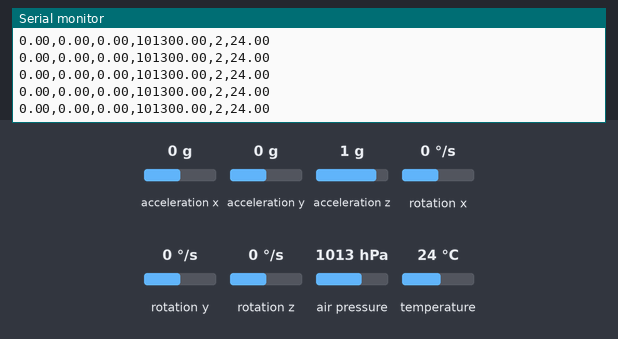
The sketch below on a simulated Arduino Uno, built with avr-gcc and run on an emulated ATmega328P. On the bench: the last lines printed to the serial monitor. The inputs (shaded band) are chosen by the test bench; at power-on: acceleration x 0 g, acceleration y 0 g, rotation z 0 °/s, air pressure 1013 hPa, acceleration z 1 g, rotation x 0 °/s, rotation y 0 °/s, temperature 24 °C. Storage starts empty.

Above: at 4.2 s.
4.3 s: acceleration x set to 0.8 g
At 5.23 s:
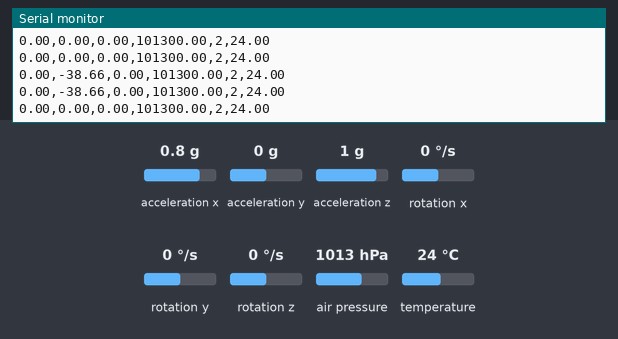
7.5 s: acceleration y set to 0.8 g
At 9.64 s:
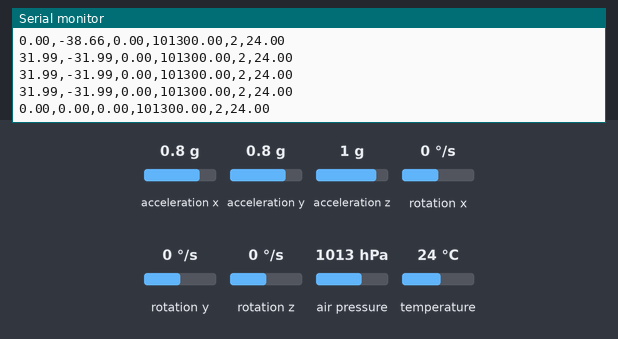
10.7 s: rotation z set to -192 °/s
At 12.77 s:
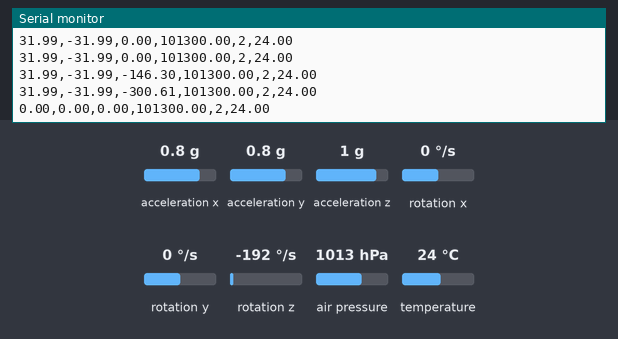
13.9 s: air pressure set to 952 hPa
At 16.57 s:
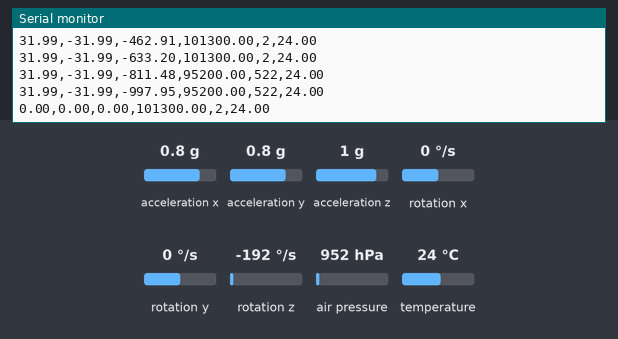
17.1 s: acceleration x set to 0 g
At 17.63 s:
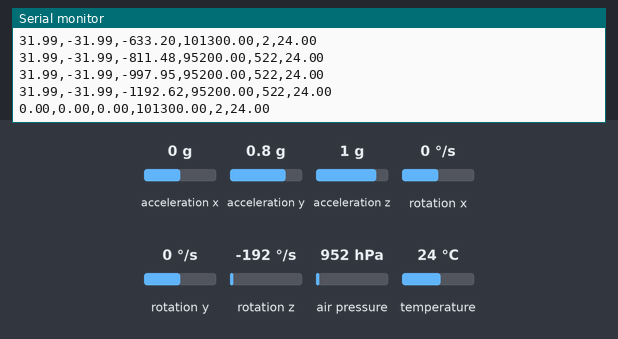
20.3 s: acceleration y set to 0 g
At 21.05 s:
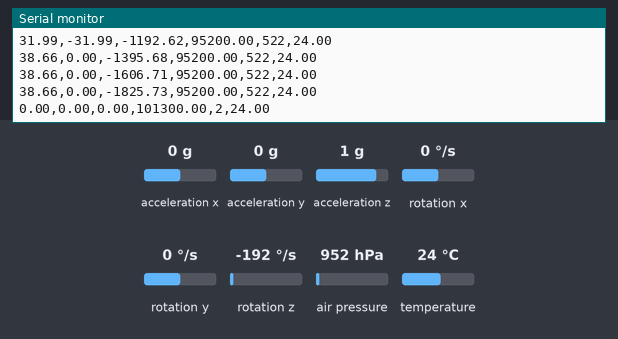
Timing chart, 0 to 23.3 s (numbered marks = the images above; inputs shaded):
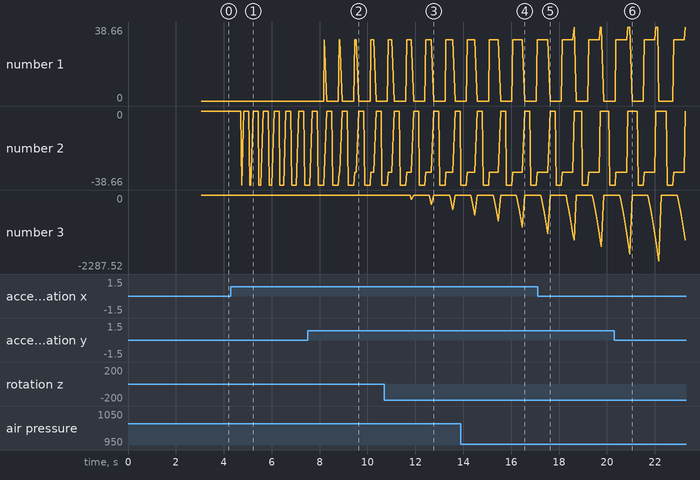

The sketch:

sender.ino
```cpp
// import libraries
#include "Wire.h"
#include <MPU6050_light.h>
#include <Adafruit_BMP085.h>
#define seaLevelPressure_hPa 1013.25
#include <SD.h>

File myFile;
Adafruit_BMP085 bmp;
MPU6050 mpu(Wire);

// initialize variables
float angleX;
float angleY;
const int chipSelect = 9;

void setup() {
  Serial.begin(9600);
  Wire.begin();
  byte status = mpu.begin();
  Serial.print(F("MPU6050 status: "));
  Serial.println(status);

  // Inititalizing SD-card
  if (!SD.begin(chipSelect)) {
    while (1);
  }

  // Removes data.txt if it exists on SD-card
  if (SD.exists("data.txt")) {
    SD.remove("data.txt");
  }

  while (status != 0) {}  // stop everything if could not connect to MPU6050
  mpu.calcOffsets();  // gyro and accelero
   Serial.println(F("Calculating offsets, do not move MPU6050"));
   delay(1000);
   // mpu.upsideDownMounting = true; // uncomment this line if the MPU6050 is mounted upside-down
   mpu.calcOffsets();  // gyro and accelerometer
   Serial.println("Done!\n");
  Serial.begin(9600);
    if (!bmp.begin()){
      Serial.println("bmp not found!");
      while (1);
    }
}

void loop() {

  myFile = SD.open("data.txt", FILE_WRITE);
  mpu.update();
  float angleX = mpu.getAngleX();
  float angleY = mpu.getAngleY();
  float angleZ = mpu.getAngleZ();

  float pressure = bmp.readPressure();

  int altitude = bmp.readAltitude();


  float temp = bmp.readTemperature();
  myFile.print(angleX);
  myFile.print(",");
  myFile.print(angleY);
  myFile.print(",");
  myFile.print(angleZ);
  myFile.print(",");
  myFile.print(pressure);
  myFile.print(",");
  myFile.print(altitude);
  myFile.print(",");
  myFile.println(temp);
  myFile.close();
  myFile = SD.open("data.txt", FILE_READ);
  while(myFile.available()) {
    Serial.print((char)myFile.read());
  }
  delay(100);
}
```

Measured:
- after the input at 4.3 s, the serial monitor: prints a new line after 0.44 s (image 1)
- after the input at 7.5 s, the serial monitor: prints a new line after 0.70 s (image 2)
- after the input at 10.7 s, the serial monitor: prints a new line after 1.1 s (image 3)
- after the input at 13.9 s, the serial monitor: prints a new line after 1.6 s (image 4)
- plotted number 2: 0 → -38.66 after the input at 4.3 s
